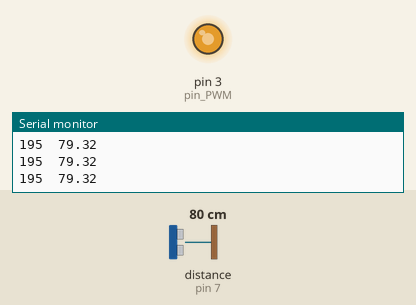
A sketch run on a simulated Arduino Uno, built with avr-gcc and run on an emulated ATmega328P. Shown: output pins drawn as LEDs (lit = HIGH), the last lines printed to the serial monitor. Wiring (inferred from the names in the program): ultrasonic range finder: trigger pin 6; echo pin 7. The inputs (shaded band) are chosen by the test bench; at power-on: distance to the obstacle (sensor on pin 7) 80 cm. The echo pulse lasts 58.3 µs per cm; pins used as bus, display or sensor lines are not drawn.

Above: at 1.7 s.
1.8 s: distance to the obstacle (sensor on pin 7) set to 120 cm
At 2.9 s:
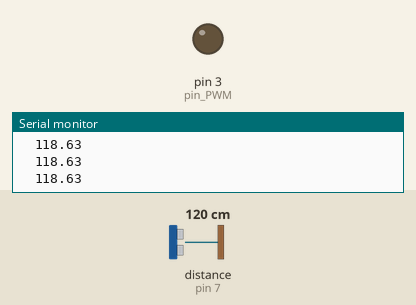
3.3 s: distance to the obstacle (sensor on pin 7) set to 60 cm
At 3.7 s:
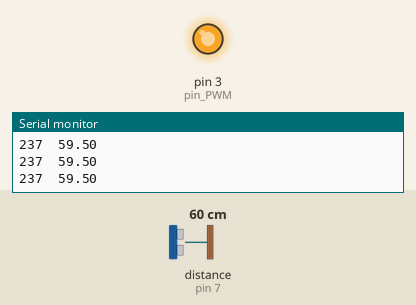
6.3 s: distance to the obstacle (sensor on pin 7) set to 250 cm
At 7.6 s:
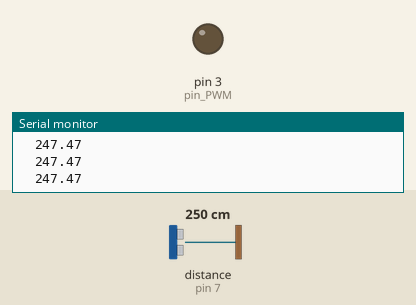
Timing chart, 0 to 9.3 s (numbered marks = the images above; inputs shaded):
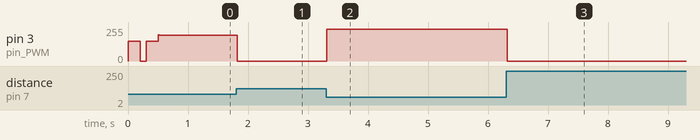

Measured:
- after the input at 1.8 s, pin 3 (pin_PWM): 195/255 → 0/255 at once
- after the input at 3.3 s, pin 3 (pin_PWM): 0/255 → 237/255 at once
- after the input at 6.3 s, pin 3 (pin_PWM): 237/255 → 0/255 at once

The sketch:

obstacle.ino
```cpp
const int TRIG_PIN = 6;        // Arduino pin connected to Ultrasonic Sensor's TRIG pin
const int ECHO_PIN = 7;        // Arduino pin connected to Ultrasonic Sensor's ECHO pin
const int pin_PWM = 3;         // Arduino pin connected to Piezo Buzzer's pin
int DISTANCE_THRESHOLD = 100;  // centimeters
                               // variables will change:
float duration_us, distance_cm;
int vibration = 0;


void setup() {
  Serial.begin(9600);         // initialize serial port
  pinMode(TRIG_PIN, OUTPUT);  // set arduino pin to output mode
  pinMode(ECHO_PIN, INPUT);   // set arduino pin to input mode
  pinMode(pin_PWM, OUTPUT);   // set arduino pin to output
  analogWrite(pin_PWM, 150);
  delay((200));
  analogWrite(pin_PWM, 0);
  delay(100);
  analogWrite(pin_PWM, 150);
  delay((200));
  analogWrite(pin_PWM, 0);


}

void loop() {
  // generate 10-microsecond pulse to TRIG pin
  digitalWrite(TRIG_PIN, HIGH);
  delayMicroseconds(10);
  digitalWrite(TRIG_PIN, LOW);

  // measure duration of pulse from ECHO pin
  duration_us = pulseIn(ECHO_PIN, HIGH);
  // calculate the distance
  distance_cm = 0.017 * duration_us;
  if (distance_cm < DISTANCE_THRESHOLD && distance_cm > 50) {
    vibration = map(distance_cm, 50, 100, 255, 150);
    Serial.print(vibration);
    analogWrite(pin_PWM, vibration);  //
  } else if (distance_cm <= 50) analogWrite(pin_PWM, 255);

  else {
    analogWrite(pin_PWM, 0);
  }


  // print the value to Serial Monitor
  Serial.print("  ");
  Serial.println(distance_cm);
  //Serial.println(" cm");


  delay(10);
}
```
